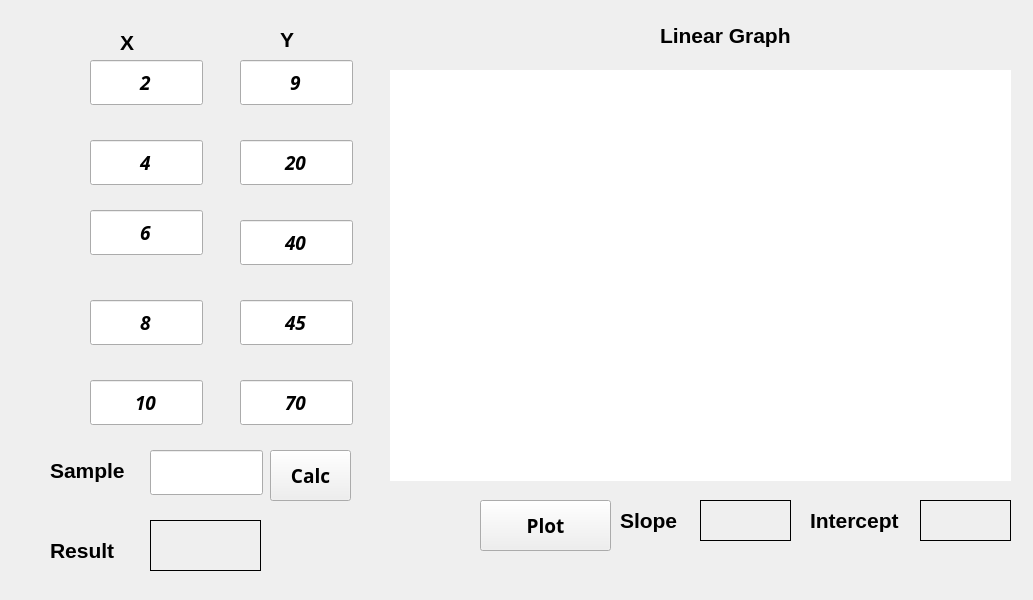
<?xml version="1.0" encoding="UTF-8"?>
<ui version="4.0">
 <class>MainWindow</class>
 <widget class="QMainWindow" name="MainWindow">
  <property name="geometry">
   <rect>
    <x>0</x>
    <y>0</y>
    <width>1033</width>
    <height>600</height>
   </rect>
  </property>
  <property name="windowTitle">
   <string>MainWindow</string>
  </property>
  <widget class="QWidget" name="centralwidget">
   <widget class="QLineEdit" name="lineEdit">
    <property name="geometry">
     <rect>
      <x>90</x>
      <y>60</y>
      <width>113</width>
      <height>45</height>
     </rect>
    </property>
    <property name="font">
     <font>
      <family>Lucida Bright</family>
      <pointsize>14</pointsize>
      <weight>75</weight>
      <italic>true</italic>
      <bold>true</bold>
     </font>
    </property>
    <property name="text">
     <string>2</string>
    </property>
    <property name="alignment">
     <set>Qt::AlignCenter</set>
    </property>
   </widget>
   <widget class="QLineEdit" name="lineEdit_2">
    <property name="geometry">
     <rect>
      <x>90</x>
      <y>140</y>
      <width>113</width>
      <height>45</height>
     </rect>
    </property>
    <property name="font">
     <font>
      <family>Lucida Bright</family>
      <pointsize>14</pointsize>
      <weight>75</weight>
      <italic>true</italic>
      <bold>true</bold>
     </font>
    </property>
    <property name="text">
     <string>4</string>
    </property>
    <property name="alignment">
     <set>Qt::AlignCenter</set>
    </property>
   </widget>
   <widget class="QLineEdit" name="lineEdit_3">
    <property name="geometry">
     <rect>
      <x>90</x>
      <y>210</y>
      <width>113</width>
      <height>45</height>
     </rect>
    </property>
    <property name="font">
     <font>
      <family>Lucida Bright</family>
      <pointsize>14</pointsize>
      <weight>75</weight>
      <italic>true</italic>
      <bold>true</bold>
     </font>
    </property>
    <property name="text">
     <string>6</string>
    </property>
    <property name="alignment">
     <set>Qt::AlignCenter</set>
    </property>
   </widget>
   <widget class="QLineEdit" name="lineEdit_4">
    <property name="geometry">
     <rect>
      <x>90</x>
      <y>300</y>
      <width>113</width>
      <height>45</height>
     </rect>
    </property>
    <property name="font">
     <font>
      <family>Lucida Bright</family>
      <pointsize>14</pointsize>
      <weight>75</weight>
      <italic>true</italic>
      <bold>true</bold>
     </font>
    </property>
    <property name="text">
     <string>8</string>
    </property>
    <property name="alignment">
     <set>Qt::AlignCenter</set>
    </property>
   </widget>
   <widget class="QLineEdit" name="lineEdit_5">
    <property name="geometry">
     <rect>
      <x>90</x>
      <y>380</y>
      <width>113</width>
      <height>45</height>
     </rect>
    </property>
    <property name="font">
     <font>
      <family>Lucida Bright</family>
      <pointsize>14</pointsize>
      <weight>75</weight>
      <italic>true</italic>
      <bold>true</bold>
     </font>
    </property>
    <property name="text">
     <string>10</string>
    </property>
    <property name="alignment">
     <set>Qt::AlignCenter</set>
    </property>
   </widget>
   <widget class="QLineEdit" name="lineEdit_6">
    <property name="geometry">
     <rect>
      <x>240</x>
      <y>60</y>
      <width>113</width>
      <height>45</height>
     </rect>
    </property>
    <property name="font">
     <font>
      <family>Lucida Bright</family>
      <pointsize>14</pointsize>
      <weight>75</weight>
      <italic>true</italic>
      <bold>true</bold>
     </font>
    </property>
    <property name="text">
     <string>9</string>
    </property>
    <property name="alignment">
     <set>Qt::AlignCenter</set>
    </property>
   </widget>
   <widget class="QLineEdit" name="lineEdit_7">
    <property name="geometry">
     <rect>
      <x>240</x>
      <y>140</y>
      <width>113</width>
      <height>45</height>
     </rect>
    </property>
    <property name="font">
     <font>
      <family>Lucida Bright</family>
      <pointsize>14</pointsize>
      <weight>75</weight>
      <italic>true</italic>
      <bold>true</bold>
     </font>
    </property>
    <property name="text">
     <string>20</string>
    </property>
    <property name="alignment">
     <set>Qt::AlignCenter</set>
    </property>
   </widget>
   <widget class="QLineEdit" name="lineEdit_8">
    <property name="geometry">
     <rect>
      <x>240</x>
      <y>220</y>
      <width>113</width>
      <height>45</height>
     </rect>
    </property>
    <property name="font">
     <font>
      <family>Lucida Bright</family>
      <pointsize>14</pointsize>
      <weight>75</weight>
      <italic>true</italic>
      <bold>true</bold>
     </font>
    </property>
    <property name="text">
     <string>40</string>
    </property>
    <property name="alignment">
     <set>Qt::AlignCenter</set>
    </property>
   </widget>
   <widget class="QLineEdit" name="lineEdit_9">
    <property name="geometry">
     <rect>
      <x>240</x>
      <y>300</y>
      <width>113</width>
      <height>45</height>
     </rect>
    </property>
    <property name="font">
     <font>
      <family>Lucida Bright</family>
      <pointsize>14</pointsize>
      <weight>75</weight>
      <italic>true</italic>
      <bold>true</bold>
     </font>
    </property>
    <property name="text">
     <string>45</string>
    </property>
    <property name="alignment">
     <set>Qt::AlignCenter</set>
    </property>
   </widget>
   <widget class="QLineEdit" name="lineEdit_10">
    <property name="geometry">
     <rect>
      <x>240</x>
      <y>380</y>
      <width>113</width>
      <height>45</height>
     </rect>
    </property>
    <property name="font">
     <font>
      <family>Lucida Bright</family>
      <pointsize>14</pointsize>
      <weight>75</weight>
      <italic>true</italic>
      <bold>true</bold>
     </font>
    </property>
    <property name="text">
     <string>70</string>
    </property>
    <property name="alignment">
     <set>Qt::AlignCenter</set>
    </property>
   </widget>
   <widget class="QCustomPlot" name="customPlot_6" native="true">
    <property name="geometry">
     <rect>
      <x>390</x>
      <y>70</y>
      <width>621</width>
      <height>411</height>
     </rect>
    </property>
    <property name="styleSheet">
     <string notr="true">background-color:rgb(255,255,255);
</string>
    </property>
   </widget>
   <widget class="QLabel" name="label">
    <property name="geometry">
     <rect>
      <x>120</x>
      <y>30</y>
      <width>47</width>
      <height>25</height>
     </rect>
    </property>
    <property name="font">
     <font>
      <family>Leelawadee UI</family>
      <pointsize>16</pointsize>
      <weight>75</weight>
      <bold>true</bold>
     </font>
    </property>
    <property name="text">
     <string>X</string>
    </property>
   </widget>
   <widget class="QLabel" name="label_2">
    <property name="geometry">
     <rect>
      <x>280</x>
      <y>24</y>
      <width>47</width>
      <height>31</height>
     </rect>
    </property>
    <property name="font">
     <font>
      <family>Leelawadee UI</family>
      <pointsize>16</pointsize>
      <weight>75</weight>
      <bold>true</bold>
     </font>
    </property>
    <property name="text">
     <string>Y</string>
    </property>
   </widget>
   <widget class="QPushButton" name="pushButton">
    <property name="geometry">
     <rect>
      <x>480</x>
      <y>500</y>
      <width>131</width>
      <height>51</height>
     </rect>
    </property>
    <property name="font">
     <font>
      <family>Leelawadee</family>
      <pointsize>14</pointsize>
      <weight>75</weight>
      <bold>true</bold>
     </font>
    </property>
    <property name="text">
     <string>Plot</string>
    </property>
   </widget>
   <widget class="QLineEdit" name="lineEdit_11">
    <property name="geometry">
     <rect>
      <x>150</x>
      <y>450</y>
      <width>113</width>
      <height>45</height>
     </rect>
    </property>
    <property name="font">
     <font>
      <family>Lucida Bright</family>
      <pointsize>14</pointsize>
      <weight>75</weight>
      <bold>true</bold>
     </font>
    </property>
    <property name="text">
     <string/>
    </property>
    <property name="alignment">
     <set>Qt::AlignCenter</set>
    </property>
   </widget>
   <widget class="QLabel" name="label_3">
    <property name="geometry">
     <rect>
      <x>50</x>
      <y>450</y>
      <width>81</width>
      <height>41</height>
     </rect>
    </property>
    <property name="font">
     <font>
      <family>Leelawadee UI</family>
      <pointsize>16</pointsize>
      <weight>75</weight>
      <bold>true</bold>
     </font>
    </property>
    <property name="text">
     <string>Sample </string>
    </property>
   </widget>
   <widget class="QPushButton" name="pushButton_2">
    <property name="geometry">
     <rect>
      <x>270</x>
      <y>450</y>
      <width>81</width>
      <height>51</height>
     </rect>
    </property>
    <property name="font">
     <font>
      <family>Leelawadee</family>
      <pointsize>14</pointsize>
      <weight>75</weight>
      <bold>true</bold>
     </font>
    </property>
    <property name="text">
     <string>Calc</string>
    </property>
   </widget>
   <widget class="QLabel" name="label_4">
    <property name="geometry">
     <rect>
      <x>150</x>
      <y>520</y>
      <width>111</width>
      <height>51</height>
     </rect>
    </property>
    <property name="font">
     <font>
      <family>Leelawadee UI</family>
      <pointsize>16</pointsize>
      <weight>75</weight>
      <bold>true</bold>
     </font>
    </property>
    <property name="styleSheet">
     <string notr="true">border:1px solid black;</string>
    </property>
    <property name="text">
     <string/>
    </property>
    <property name="alignment">
     <set>Qt::AlignCenter</set>
    </property>
   </widget>
   <widget class="QLabel" name="label_5">
    <property name="geometry">
     <rect>
      <x>700</x>
      <y>500</y>
      <width>91</width>
      <height>41</height>
     </rect>
    </property>
    <property name="font">
     <font>
      <family>Leelawadee UI</family>
      <pointsize>16</pointsize>
      <weight>75</weight>
      <bold>true</bold>
     </font>
    </property>
    <property name="styleSheet">
     <string notr="true">border:1px solid black;</string>
    </property>
    <property name="text">
     <string/>
    </property>
    <property name="alignment">
     <set>Qt::AlignCenter</set>
    </property>
   </widget>
   <widget class="QLabel" name="label_6">
    <property name="geometry">
     <rect>
      <x>620</x>
      <y>500</y>
      <width>81</width>
      <height>41</height>
     </rect>
    </property>
    <property name="font">
     <font>
      <family>Leelawadee UI</family>
      <pointsize>16</pointsize>
      <weight>75</weight>
      <bold>true</bold>
     </font>
    </property>
    <property name="text">
     <string>Slope</string>
    </property>
   </widget>
   <widget class="QLabel" name="label_7">
    <property name="geometry">
     <rect>
      <x>920</x>
      <y>500</y>
      <width>91</width>
      <height>41</height>
     </rect>
    </property>
    <property name="font">
     <font>
      <family>Leelawadee UI</family>
      <pointsize>16</pointsize>
      <weight>75</weight>
      <bold>true</bold>
     </font>
    </property>
    <property name="styleSheet">
     <string notr="true">border:1px solid black;</string>
    </property>
    <property name="text">
     <string/>
    </property>
    <property name="alignment">
     <set>Qt::AlignCenter</set>
    </property>
   </widget>
   <widget class="QLabel" name="label_8">
    <property name="geometry">
     <rect>
      <x>810</x>
      <y>500</y>
      <width>101</width>
      <height>41</height>
     </rect>
    </property>
    <property name="font">
     <font>
      <family>Leelawadee UI</family>
      <pointsize>16</pointsize>
      <weight>75</weight>
      <bold>true</bold>
     </font>
    </property>
    <property name="text">
     <string>Intercept</string>
    </property>
   </widget>
   <widget class="QLabel" name="label_9">
    <property name="geometry">
     <rect>
      <x>50</x>
      <y>530</y>
      <width>81</width>
      <height>41</height>
     </rect>
    </property>
    <property name="font">
     <font>
      <family>Leelawadee UI</family>
      <pointsize>16</pointsize>
      <weight>75</weight>
      <bold>true</bold>
     </font>
    </property>
    <property name="text">
     <string>Result </string>
    </property>
   </widget>
   <widget class="QLabel" name="label_10">
    <property name="geometry">
     <rect>
      <x>660</x>
      <y>20</y>
      <width>211</width>
      <height>31</height>
     </rect>
    </property>
    <property name="font">
     <font>
      <family>Leelawadee UI</family>
      <pointsize>16</pointsize>
      <weight>75</weight>
      <bold>true</bold>
     </font>
    </property>
    <property name="text">
     <string>Linear Graph</string>
    </property>
   </widget>
  </widget>
 </widget>
 <customwidgets>
  <customwidget>
   <class>QCustomPlot</class>
   <extends>QWidget</extends>
   <header>qcustomplot.h</header>
   <container>1</container>
  </customwidget>
 </customwidgets>
 <resources/>
 <connections/>
</ui>
